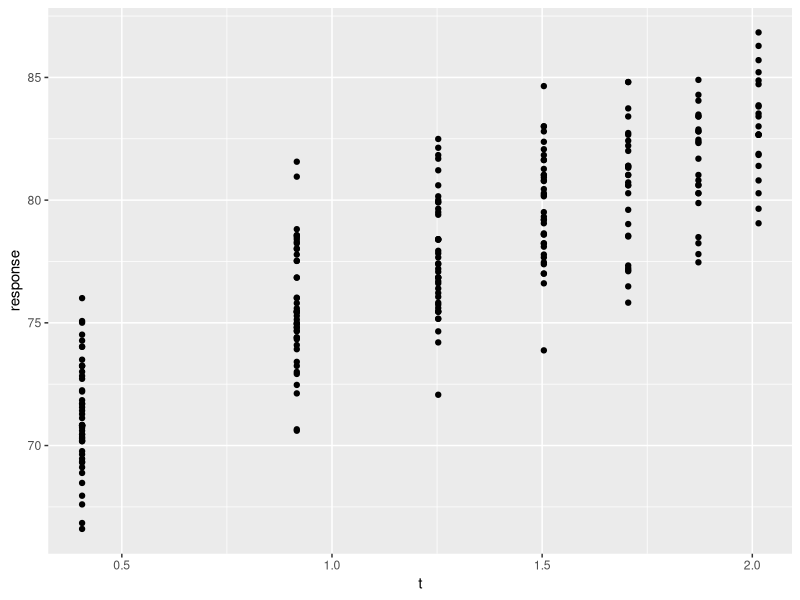

Write R code to recreate this figure. (Note: this script raises an error after producing the figure.)
# Load data
library(ggpubr) 
library(haven)
library(dplyr)

# if there is not package installed 
# install.packages(ggpubr)
skullrats <- read_sav("Data/SkullRats.sav")



head(skullrats)
summary(skullrats)


skullrats$treat =  factor(skullrats$treat, labels = c("High dose","Control","Low dose"))
skullrats$t  =  as.numeric(skullrats$t) 

# Basic plot
ggplot(skullrats,aes(y= response, x = t)) + geom_point()
ggline(skullrats, y= "response", x = "t", group= "rat", add = "point", xlab = "time") +
  scale_y_continuous(limits=c(65,92.5),breaks=seq(65,92.5,5),expand=c(0,0))+
  scale_x_continuous(limits=c(-0.25,2.25),breaks=seq(0,2,0.5))
# Basic plot + lines 
ggplot(skullrats,aes(y= response, x = t, group = rat)) + geom_point() + geom_line()


## facet (condition) the graph base on the treat variable
ggplot(skullrats,aes(y= response, x = t, group = rat)) + geom_point() + geom_line() + facet_grid(. ~ treat)+ 
  stat_summary(aes(group = 1), geom = "point", fun.y = mean, shape = 17, size = 3) + facet_grid(. ~ treat)


ggplot(data=skullrats,aes(x=age,y=response,color=as.factor(rat)))+
  geom_point()+geom_line()+facet_wrap(~treat)+
  theme(legend.title = element_text(size=8),legend.text=element_text(size=7))+
  ylab("Mean Response in pixels")+scale_y_continuous(limits=c(65,92.5),breaks=seq(65,92.5,5),expand=c(0,0))+
  xlab("Age in days")+scale_x_continuous(limits=c(50,110),breaks=seq(50,110,10))+
  scale_color_discrete(name="Rat")+ggtitle("Treatment")+theme(plot.title = element_text(hjust=0.5,size = 10))


